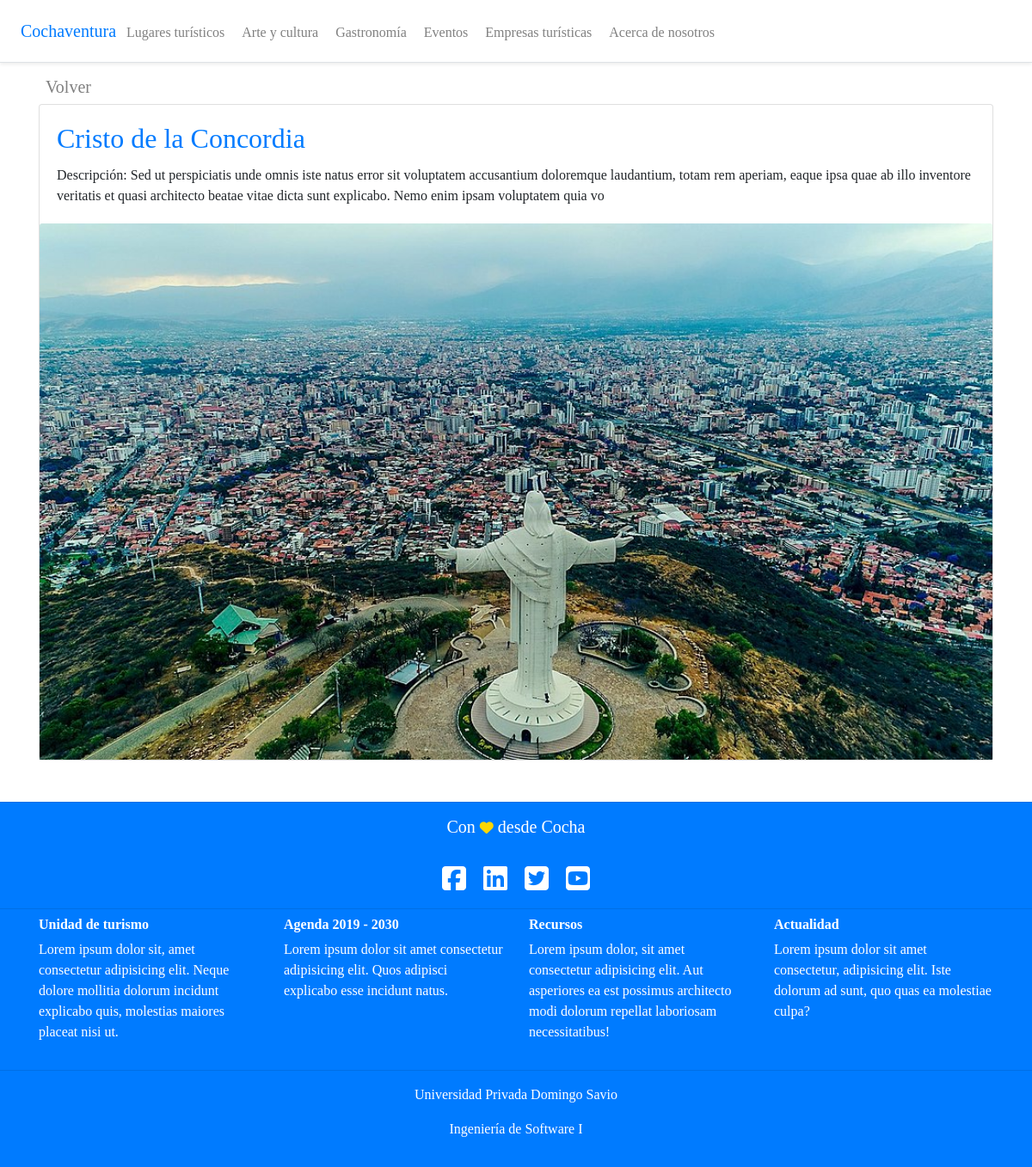
Page /lugares/1 on the committed database.
### lugares/models.py (models this page shows, shortened)
class Lugares(models.Model):
	nombre = models.CharField(max_length=200)
	descripcion = models.CharField(max_length=250)
	cover = models.ImageField(upload_to='covers/', blank=True)
	created = models.DateTimeField(auto_now_add=True)
	updated = models.DateTimeField(auto_now_add=True)
	class Meta:
		verbose_name = 'lugar'
		verbose_name_plural = 'lugares'

### lugares/views.py (the view)
# urls.py: path('<int:pk>', LugaresDetailView.as_view(), name='lugares_detail'),
class LugaresDetailView(DetailView):
	model = Lugares
	context_object_name = 'lugares'
	template_name = 'lugares/lugares_detail.html'

### templates/lugares/lugares_detail.html (shortened to what this page needs)
{% extends '_base.html' %}
{% block content %}
<h5><a class="p-2 my-0 mr-md-auto" href="{% url 'lugares_list' %}" style="color: grey;">Volver</a></h5>
<div class="card">
  <div class="card-body">
  	<h2 class="card-title"><a href="">{{ lugares.nombre }}</a></h2>
    <p class="card-text">Descripción: {{ lugares.descripcion }}</p>
  </div>
  <img class="lugarescover card-img-top" src="{{ lugares.cover.url}}" alt="{{ lugares.nombre }}">
</div>
<br><br>
{% endblock content %}

### rows in the picture
Lugares: nombre "Cristo de la Concordia", descripcion "Sed ut perspiciatis unde omnis iste natus error sit voluptatem accusantium doloremque laudantium, totam rem aperiam, eaque ipsa quae ab illo inventore veritatis et quasi architecto beatae vitae dicta sunt explicabo. Nemo enim ipsam voluptatem quia vo", cover (picture)
